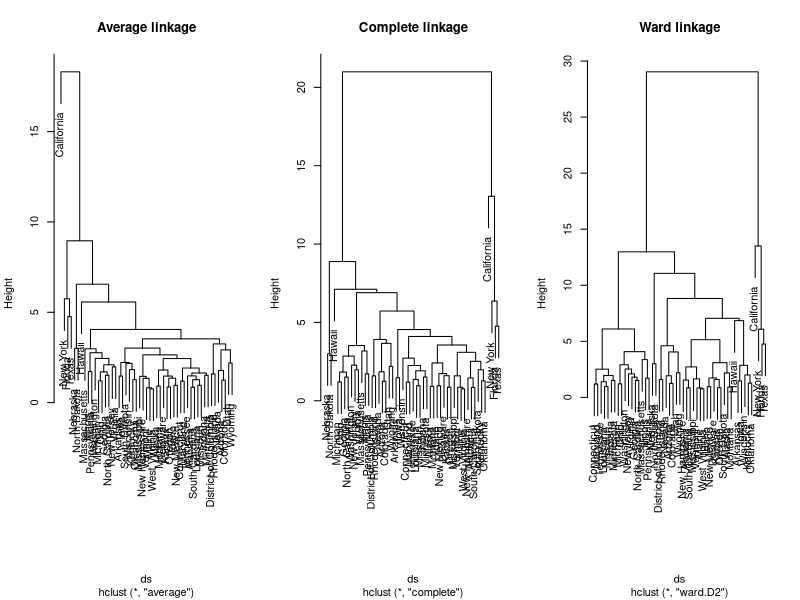
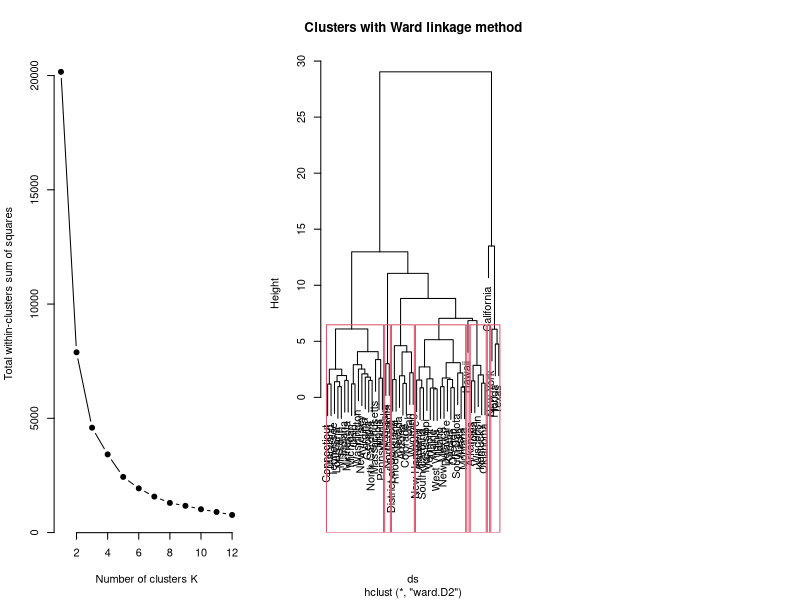
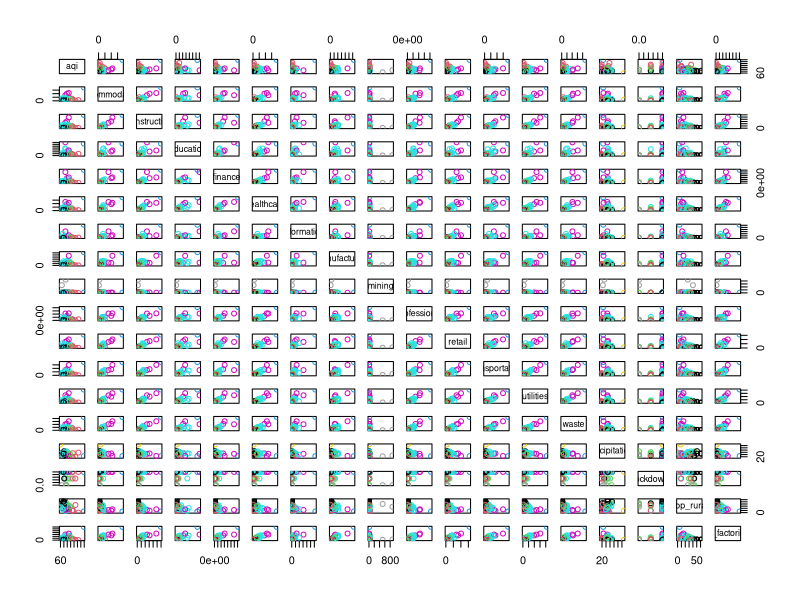

Here is the R script that generated these plots, in order:
dataset <- read.csv('usa_final.csv', sep=',')
rownames(dataset)<-dataset[,1]
dataset <- dataset[,2:19]


ds<-dist(scale(dataset))

agglo <- function(hc){
  data.frame(row.names=paste0("Cluster",seq_along(hc$height)),
             height=hc$height,
             compoments=ifelse(hc$merge<0,
        hc$labels[abs(hc$merge)], paste0("Cluster",hc$merge))
  )}

opar <- par(mfrow = c(1, 3))


par(mfrow=c(1,3)) 
#first clustering: average linkage
h1 <- hclust(ds,method="average")
agglo(h1)

plot(h1, main="Average linkage")

#add robustness to the analysis trying other methods
h2 <- hclust(ds,method="complete")
agglo(h2)
plot(h2, main="Complete linkage")

#Ward method can help us in reducing distances of outliers such as California
h3 <- hclust(ds,method="ward.D2")
agglo(h3)
plot(h3, main="Ward linkage")

#choice of number of clusters - elbow method
set.seed(123)
#compute and plot wss
wss <- sapply(1:12, 
              function(k){kmeans(ds, k, nstart=50,iter.max = 12 )$tot.withinss})
wss
plot(1:12, wss,
     type="b", pch = 19, frame = FALSE, 
     xlab="Number of clusters K",
     ylab="Total within-clusters sum of squares")

#the plot suggests the number k of clusters
cut_av <- cutree(h1, k = 8)
cut_compl <- cutree(h2, k = 8)
cut_ward <- cutree(h3, k = 8)

#confront the different clustering methods
table(cut_av,cut_compl)
table(cut_av,cut_ward)

plot(h3, main="Clusters with Ward linkage method")
rect.hclust(h3,8)

plot(dataset, col=cut_ward)
